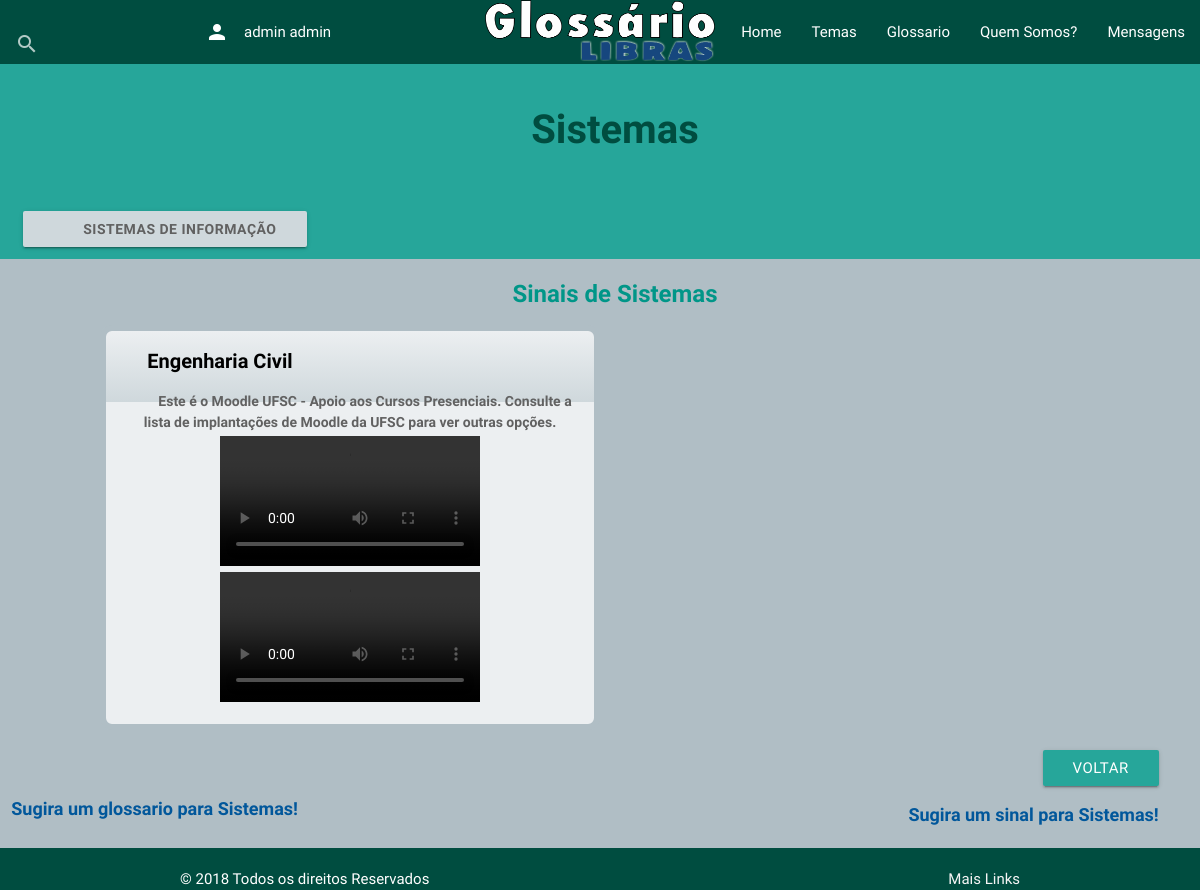
The app's page /Glossario/conteudo-categorias-glossarios/3/ (signed in), older data.
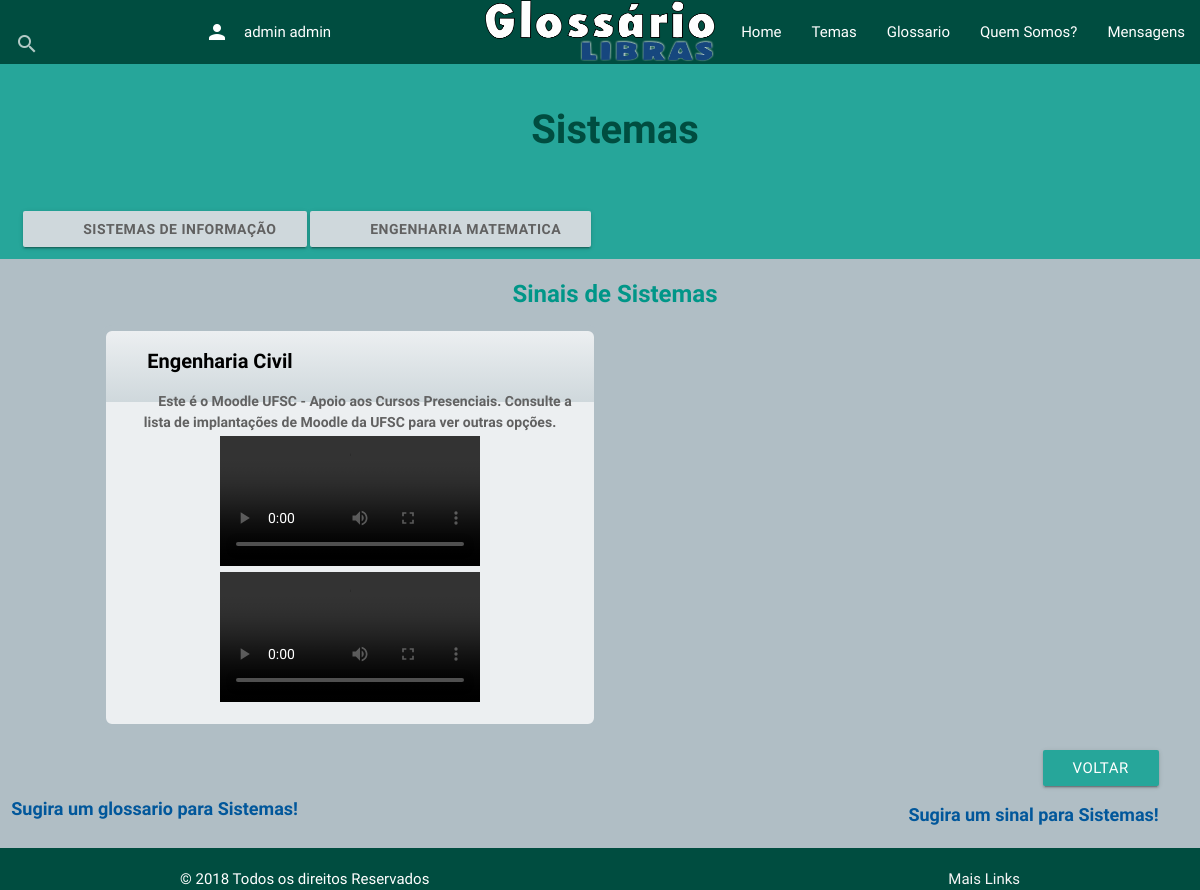
The same page, newer data.
### Glossario/models.py (models this page shows, shortened)
class Glossario(models.Model):
    titulo = models.CharField(max_length=200)
    pai = models.ForeignKey("self", on_delete=models.CASCADE, default=None, blank=True, null=True)
    postado = models.BooleanField(default=False)

class Sinal(models.Model):
    glossario = models.ForeignKey(Glossario, on_delete=models.CASCADE)
    titulo = models.CharField(max_length=100)
    descricao = models.TextField()
    sinal_video = models.FileField(upload_to='videos', null=False)
    postado = models.BooleanField(default=False)
    temas = models.ManyToManyField(Tema, blank=True)
    postador = models.ForeignKey(Perfil, on_delete=models.CASCADE, editable=False, null=True)
    conceito_video = models.FileField(upload_to='videos', null=True)

### Glossario/views.py (the view)
# urls.py: path('conteudo-categorias-glossarios/<int:glossario_id>/', views.conteudo_glossario, name='conteudo-glossario'),
@login_required
def conteudo_glossario(request, glossario_id):
    try:
        user_logado_id = request.user.id
        perfis = Perfil.objects.all()
        perfil_logado = Perfil.objects.get( user=user_logado_id )
        glossario = Glossario.objects.get(pk=glossario_id)
        lista_glossarios_filhos = perfil_logado.glossarios.filter(pai = glossario_id)
        lista_glossarios_responsavel = perfil_logado.glossarios_responsavel.filter( pai = glossario_id)
        lista_sinais = Sinal.objects.filter(glossario__id=glossario_id, postado=True)
        context = {'lista_sinais': lista_sinais,
                   'glossario': glossario,
                   'perfil_logado': perfil_logado,
                   'lista_glossarios_filhos': lista_glossarios_filhos,
                   'lista_glossarios_responsavel': lista_glossarios_responsavel}
    except Glossario.DoesNotExist:
        raise Http404("Glossario não existe")
    return render(request,'Glossario/sinais-glossario.html', context)

### Glossario/templates/Glossario/sinais-glossario.html (shortened to what this page needs)
{% extends 'Glossario/base.html' %}
 {% block content %}
  <div class="row  unidades2">
      	<div class="col s12">
   			<center><h1>{{ glossario.titulo }}</h1></center>
   	   	</div>
 		<br></br>		<br></br>		<br></br>
      	<div class=" col s12 ">
			{% if lista_glossarios_filhos  %}
				{% for glossario in lista_glossarios_filhos %}
					<a href="/conteudo-categorias-glossarios/{{ glossario.id }}/" class="subtitulo btn blue-grey lighten-4">{{ glossario.titulo }}</a>
				 {% endfor %}
				 {% else %}
			 	   <center><p>{{ glossario.titulo }} não tem sinais</p></center>
			{% endif %}
  		 </div>
	 </div>
	{% if lista_sinais %}
		<center><h3>Sinais de {{ glossario.titulo }} </h3></center>
			<div class="row">
			{% for sinal in lista_sinais %}
					 		<div class="col l5 push-l1 unidades3 center">
						 		<ul>
							     	<a class ="titulo left">{{ sinal.titulo }}</a>
							  	    <br></br>
							  	    <a class ="subtitulo left">{{ sinal.descricao }}</a>
							     	<br></br>
							     	<li><video   width="260" controls><source class="center" src="/static/Glossario/{{ sinal.sinal_video }}" type="video/mp4"></video>
					   			    <video   width="260" controls><source src="/static/Glossario/{{ sinal.conceito_video }}" type="video/mp4"></video>
					   			</ul>
				   			</div>
		 	{% endfor %}
		 </div>
	{% else %}
		<center> <p>Nao existem videos cadastrados.</p> </center>
	{% endif %}
{% endblock %}
{% block footer %}
 		<div class="footer">
			<div class="row" >
				<div class="col s6  ">
					<br></br>
					<a class ="link" href="/{{ glossario.id }}/enviar-glossario/ "/> Sugira um glossario para {{ glossario.titulo }}!</a>
				</div>
				<div class="col s6 push-s1  right-align">
					<button class="waves-effect waves-light btn color #01579b" type="submit" nome="voltar" onclick='history.go(-1)' >Voltar</button>
					<a class ="link" href="/{{ glossario.id }}/enviar-sinal/ "/> Sugira um sinal para {{ glossario.titulo }}!</a>
				</div>
			</div>
		</div>
{% endblock %}

Row changes from the older to the newer data that the page shows:
added Glossario: titulo "ENGENHARIA MATEMATICA"
